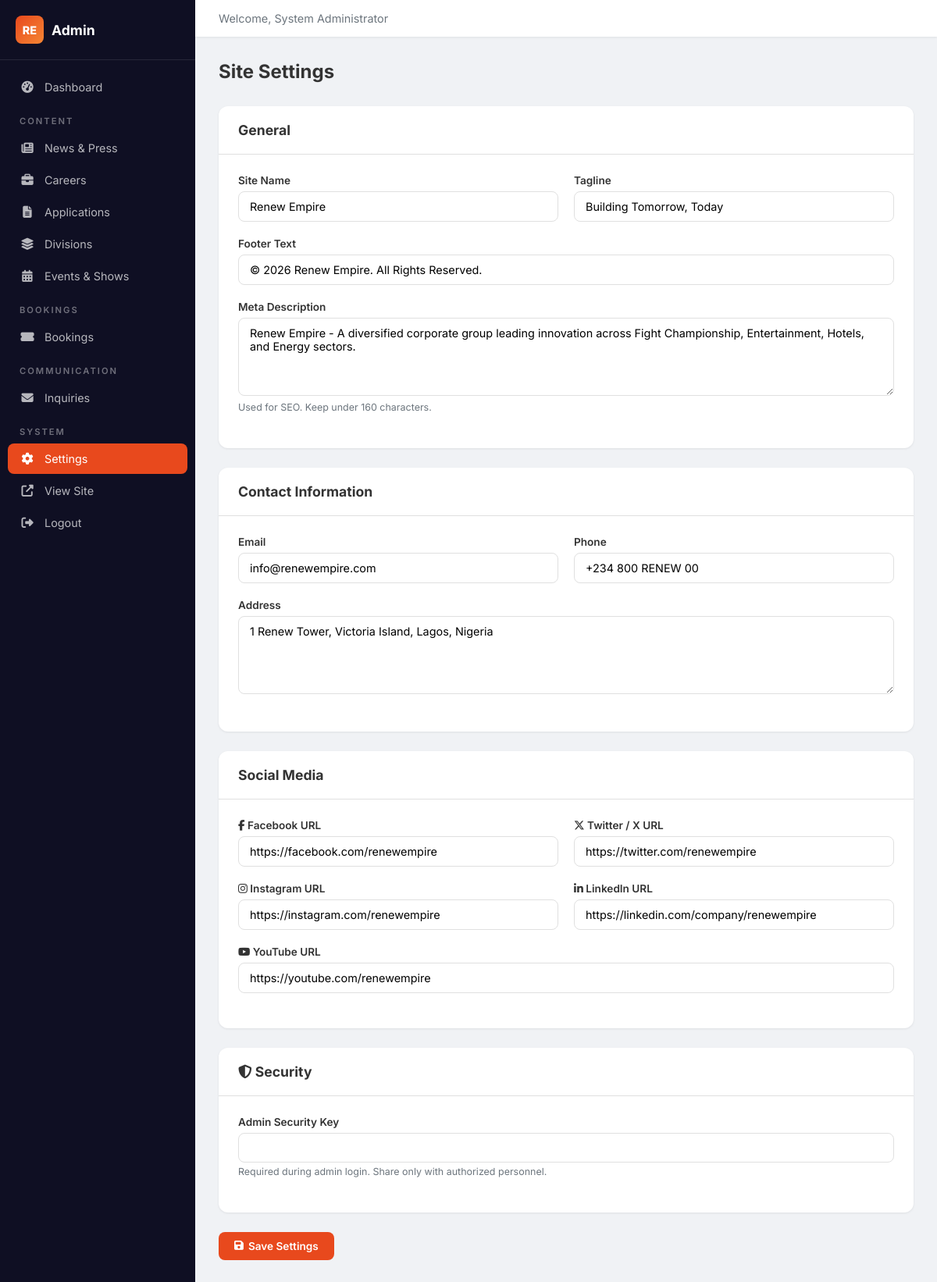
The app's page /admin/admin-settings.php (signed in), older data.
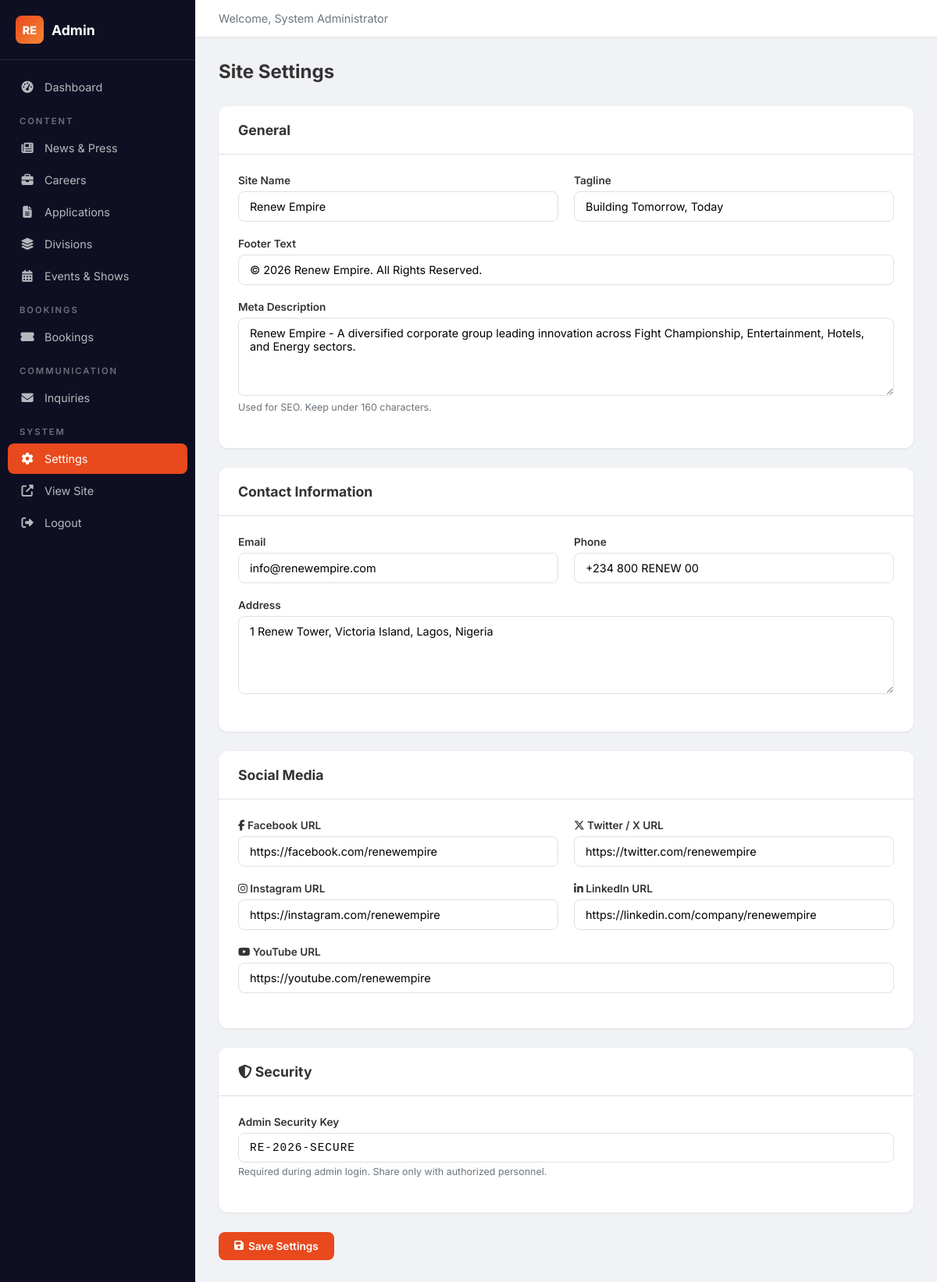
The same page, newer data.
### tables this page shows
CREATE TABLE IF NOT EXISTS site_settings (
    id INT AUTO_INCREMENT PRIMARY KEY,
    setting_key VARCHAR(100) NOT NULL UNIQUE,
    setting_value TEXT,
    category VARCHAR(50) DEFAULT 'general'
);

### config.php (called while the page is built, shortened)
<?php
try {
    $pdo = new PDO(
        "mysql:host=" . DB_HOST . ";dbname=" . DB_NAME . ";charset=utf8mb4",
        DB_USER,
        DB_PASS,
        [
            PDO::ATTR_ERRMODE => PDO::ERRMODE_EXCEPTION,
            PDO::ATTR_DEFAULT_FETCH_MODE => PDO::FETCH_ASSOC,
            PDO::ATTR_EMULATE_PREPARES => false,
        ]
    );
} catch (PDOException $e) {
    die("Database connection failed. Please check your configuration.");
}
function sanitize($input) {
    return htmlspecialchars(trim($input), ENT_QUOTES, 'UTF-8');
}
function isAdminLoggedIn() {
    return isset($_SESSION['admin_id']) && !empty($_SESSION['admin_id']);
}
function getCurrentAdmin() {
    global $pdo;
    $stmt = $pdo->prepare("SELECT * FROM admins WHERE id = ? AND status = 'active'");
    $stmt->execute([$_SESSION['admin_id']]);
    return $stmt->fetch();
}

### admin/auth.php (called while the page is built, shortened)
<?php
require_once __DIR__ . '/../config.php';
$currentAdmin = getCurrentAdmin();

### admin/admin-settings.php (the view, shortened to what this page needs)
<?php
require_once 'auth.php';
$allSettings = [];
$rows = $pdo->query("SELECT setting_key, setting_value, category FROM site_settings ORDER BY id")->fetchAll();
foreach ($rows as $row) {
    $allSettings[$row['setting_key']] = $row;
}
require_once 'includes/admin-header.php';
?>
<div class="admin-page-header">
    <h1>Site Settings</h1>
</div>
<form method="POST" class="admin-form">
    <div class="admin-card">
        <div class="admin-card-header"><h2>General</h2></div>
        <div class="admin-card-body">
            <div class="form-row">
                <div class="form-group">
                    <label>Site Name</label>
                    <input type="text" name="site_name" class="form-control" value="<?= sanitize($allSettings['site_name']['setting_value'] ?? '') ?>">
                </div>
                <div class="form-group">
                    <label>Tagline</label>
                    <input type="text" name="site_tagline" class="form-control" value="<?= sanitize($allSettings['site_tagline']['setting_value'] ?? '') ?>">
                </div>
            </div>
            <div class="form-group">
                <label>Footer Text</label>
                <input type="text" name="footer_text" class="form-control" value="<?= sanitize($allSettings['footer_text']['setting_value'] ?? '') ?>">
            </div>
            <div class="form-group">
                <label>Meta Description</label>
                <textarea name="meta_description" class="form-control" rows="3"><?= sanitize($allSettings['meta_description']['setting_value'] ?? '') ?></textarea>
                <div class="form-hint">Used for SEO. Keep under 160 characters.</div>
            </div>
        </div>
    </div>
    <div class="admin-card">
        <div class="admin-card-header"><h2>Contact Information</h2></div>
        <div class="admin-card-body">
            <div class="form-row">
                <div class="form-group">
                    <label>Email</label>
                    <input type="email" name="site_email" class="form-control" value="<?= sanitize($allSettings['site_email']['setting_value'] ?? '') ?>">
                </div>
                <div class="form-group">
                    <label>Phone</label>
                    <input type="text" name="site_phone" class="form-control" value="<?= sanitize($allSettings['site_phone']['setting_value'] ?? '') ?>">
                </div>
            </div>
            <div class="form-group">
                <label>Address</label>
                <textarea name="site_address" class="form-control" rows="2"><?= sanitize($allSettings['site_address']['setting_value'] ?? '') ?></textarea>
            </div>
        </div>
    </div>
    <div class="admin-card">
        <div class="admin-card-header"><h2>Social Media</h2></div>
        <div class="admin-card-body">
            <div class="form-row">
                <div class="form-group">
                    <label><i class="fab fa-facebook-f"></i> Facebook URL</label>
                    <input type="url" name="facebook" class="form-control" value="<?= sanitize($allSettings['facebook']['setting_value'] ?? '') ?>">
                </div>
                <div class="form-group">
                    <label><i class="fab fa-x-twitter"></i> Twitter / X URL</label>
                    <input type="url" name="twitter" class="form-control" value="<?= sanitize($allSettings['twitter']['setting_value'] ?? '') ?>">
                </div>
            </div>
            <div class="form-row">
                <div class="form-group">
                    <label><i class="fab fa-instagram"></i> Instagram URL</label>
                    <input type="url" name="instagram" class="form-control" value="<?= sanitize($allSettings['instagram']['setting_value'] ?? '') ?>">
                </div>
                <div class="form-group">
                    <label><i class="fab fa-linkedin-in"></i> LinkedIn URL</label>
                    <input type="url" name="linkedin" class="form-control" value="<?= sanitize($allSettings['linkedin']['setting_value'] ?? '') ?>">
                </div>
            </div>
            <div class="form-group">
                <label><i class="fab fa-youtube"></i> YouTube URL</label>
                <input type="url" name="youtube" class="form-control" value="<?= sanitize($allSettings['youtube']['setting_value'] ?? '') ?>">
            </div>
        </div>
    </div>
    <div class="admin-card">
        <div class="admin-card-header"><h2><i class="fas fa-shield-alt"></i> Security</h2></div>
        <div class="admin-card-body">
            <div class="form-group">
                <label>Admin Security Key</label>
                <input type="text" name="admin_security_key" class="form-control" value="<?= sanitize($allSettings['admin_security_key']['setting_value'] ?? '') ?>" style="font-family:'Courier New',monospace;letter-spacing:1px;">
                <div class="form-hint">Required during admin login. Share only with authorized personnel.</div>
            </div>
        </div>
    </div>
    <button type="submit" class="btn-admin btn-admin-primary"><i class="fas fa-save"></i> Save Settings</button>
</form>
<?php require_once 'includes/admin-footer.php'; ?>

### admin/includes/admin-header.php (shortened to what this page needs)
<?php
$adminPage = basename($_SERVER['PHP_SELF'], '.php');
?>
<!DOCTYPE html>
<html lang="en">
<head>
    <link rel="stylesheet" href="https://cdnjs.cloudflare.com/ajax/libs/font-awesome/6.5.1/css/all.min.css">
    <link rel="stylesheet" href="<?= SITE_URL ?>/assets/css/admin-style.css">
</head>
<body>
    <div class="admin-layout">
        <aside class="admin-sidebar" id="adminSidebar">
            <div class="sidebar-header">
                <a href="<?= SITE_URL ?>/admin/admin-dashboard.php" class="sidebar-logo">
                    <span class="logo-r">RE</span> Admin
                </a>
            </div>
            <nav class="sidebar-nav">
                <a href="<?= SITE_URL ?>/admin/admin-dashboard.php" class="<?= $adminPage === 'admin-dashboard' ? 'active' : '' ?>">
                    <i class="fas fa-tachometer-alt"></i> Dashboard
                </a>
                <div class="sidebar-section">Content</div>
                <a href="<?= SITE_URL ?>/admin/admin-news.php" class="<?= $adminPage === 'admin-news' ? 'active' : '' ?>">
                    <i class="fas fa-newspaper"></i> News & Press
                </a>
                <a href="<?= SITE_URL ?>/admin/admin-careers.php" class="<?= $adminPage === 'admin-careers' ? 'active' : '' ?>">
                    <i class="fas fa-briefcase"></i> Careers
                </a>
                <a href="<?= SITE_URL ?>/admin/admin-applications.php" class="<?= $adminPage === 'admin-applications' ? 'active' : '' ?>">
                    <i class="fas fa-file-alt"></i> Applications
                </a>
                <a href="<?= SITE_URL ?>/admin/admin-divisions.php" class="<?= $adminPage === 'admin-divisions' ? 'active' : '' ?>">
                    <i class="fas fa-layer-group"></i> Divisions
                </a>
                <a href="<?= SITE_URL ?>/admin/admin-events.php" class="<?= $adminPage === 'admin-events' ? 'active' : '' ?>">
                    <i class="fas fa-calendar-alt"></i> Events & Shows
                </a>
                <div class="sidebar-section">Bookings</div>
                <a href="<?= SITE_URL ?>/admin/admin-bookings.php" class="<?= $adminPage === 'admin-bookings' ? 'active' : '' ?>">
                    <i class="fas fa-ticket-alt"></i> Bookings
                </a>
                <div class="sidebar-section">Communication</div>
                <a href="<?= SITE_URL ?>/admin/admin-inquiries.php" class="<?= $adminPage === 'admin-inquiries' ? 'active' : '' ?>">
                    <i class="fas fa-envelope"></i> Inquiries
                </a>
                <div class="sidebar-section">System</div>
                <a href="<?= SITE_URL ?>/admin/admin-settings.php" class="<?= $adminPage === 'admin-settings' ? 'active' : '' ?>">
                    <i class="fas fa-cog"></i> Settings
                </a>
                <a href="<?= SITE_URL ?>" target="_blank">
                    <i class="fas fa-external-link-alt"></i> View Site
                </a>
                <a href="<?= SITE_URL ?>/admin/logout.php" class="logout-link">
                    <i class="fas fa-sign-out-alt"></i> Logout
                </a>
            </nav>
        </aside>
        <div class="admin-main">
            <header class="admin-topbar">
                <div class="topbar-right">
                    <span class="admin-greeting">Welcome, <?= sanitize($currentAdmin['full_name']) ?></span>
                </div>
            </header>
            <div class="admin-content">

### admin/includes/admin-footer.php (shortened to what this page needs)
            </div>
        </div>
    </div>
</body>
</html>

### assets/css/admin-style.css (style rules this page uses)
:root { --admin-primary: #1a1a2e; --admin-sidebar: #0f0f23; --admin-accent: #e8491d; --admin-accent2: #f58634; --admin-bg: #f0f2f5; --admin-card: #ffffff; --admin-text: #333333; --admin-gray: #6c757d; --admin-border: #e0e0e0; --admin-success: #27ae60; --admin-warning: #f39c12; --admin-danger: #e74c3c; --admin-info: #3498db; }
* { box-sizing: border-box; margin: 0; padding: 0; }
body { font-family: 'Inter', sans-serif; background: var(--admin-bg); color: var(--admin-text); font-size: 14px; }
.admin-layout { display: flex; min-height: 100vh; }
.admin-sidebar { width: 250px; background: var(--admin-sidebar); position: fixed; top: 0; left: 0; bottom: 0; z-index: 1000; overflow-y: auto; transition: transform 0.3s; }
.sidebar-header { padding: 20px; display: flex; align-items: center; justify-content: space-between; border-bottom: 1px solid rgba(255,255,255,0.1); }
.sidebar-logo { color: #fff; font-size: 1.1rem; font-weight: 700; text-decoration: none; display: flex; align-items: center; gap: 10px; }
.logo-r { background: linear-gradient(135deg, var(--admin-accent), var(--admin-accent2)); color: #fff; width: 36px; height: 36px; border-radius: 8px; display: flex; align-items: center; justify-content: center; font-weight: 800; font-size: 0.9rem; }
.sidebar-nav { padding: 15px 10px; }
.sidebar-section { color: rgba(255,255,255,0.4); font-size: 0.7rem; text-transform: uppercase; letter-spacing: 2px; padding: 15px 15px 8px; font-weight: 600; }
.sidebar-nav a { display: flex; align-items: center; gap: 12px; padding: 11px 15px; color: rgba(255,255,255,0.7); text-decoration: none; border-radius: 8px; font-size: 0.9rem; transition: all 0.2s; margin-bottom: 2px; }
.sidebar-nav a.active { background: var(--admin-accent); color: #fff; }
.sidebar-nav a i { width: 20px; text-align: center; font-size: 0.95rem; }
.admin-main { flex: 1; margin-left: 250px; min-height: 100vh; }
.admin-topbar { background: var(--admin-card); padding: 15px 30px; display: flex; align-items: center; justify-content: space-between; box-shadow: 0 1px 3px rgba(0,0,0,0.08); position: sticky; top: 0; z-index: 100; }
.admin-greeting { font-size: 0.9rem; color: var(--admin-gray); }
.admin-content { padding: 30px; }
.admin-page-header { display: flex; justify-content: space-between; align-items: center; margin-bottom: 30px; flex-wrap: wrap; gap: 15px; }
.admin-page-header h1 { font-size: 1.5rem; font-weight: 700; }
.admin-card { background: var(--admin-card); border-radius: 12px; box-shadow: 0 1px 3px rgba(0,0,0,0.08); margin-bottom: 25px; }
.admin-card-header { padding: 20px 25px; border-bottom: 1px solid var(--admin-border); display: flex; justify-content: space-between; align-items: center; }
.admin-card-header h2 { font-size: 1.1rem; font-weight: 700; }
.admin-card-body { padding: 25px; }
.btn-admin { display: inline-flex; align-items: center; gap: 6px; padding: 10px 20px; border-radius: 8px; font-weight: 600; font-size: 0.85rem; border: none; cursor: pointer; text-decoration: none; transition: all 0.2s; font-family: 'Inter', sans-serif; }
.btn-admin-primary { background: var(--admin-accent); color: #fff; }
.admin-form .form-group { margin-bottom: 20px; }
.admin-form label { display: block; margin-bottom: 6px; font-weight: 600; font-size: 0.85rem; }
.admin-form .form-control { width: 100%; padding: 10px 14px; border: 1px solid var(--admin-border); border-radius: 8px; font-size: 0.9rem; font-family: 'Inter', sans-serif; transition: border-color 0.2s; }
.admin-form textarea.form-control { min-height: 100px; resize: vertical; }
.admin-form .form-row { display: grid; grid-template-columns: 1fr 1fr; gap: 20px; }
.form-hint { font-size: 0.78rem; color: var(--admin-gray); margin-top: 4px; }

Row changes from the older to the newer data that the page shows:
added site_settings: admin_security_key "RE-2026-SECURE"
